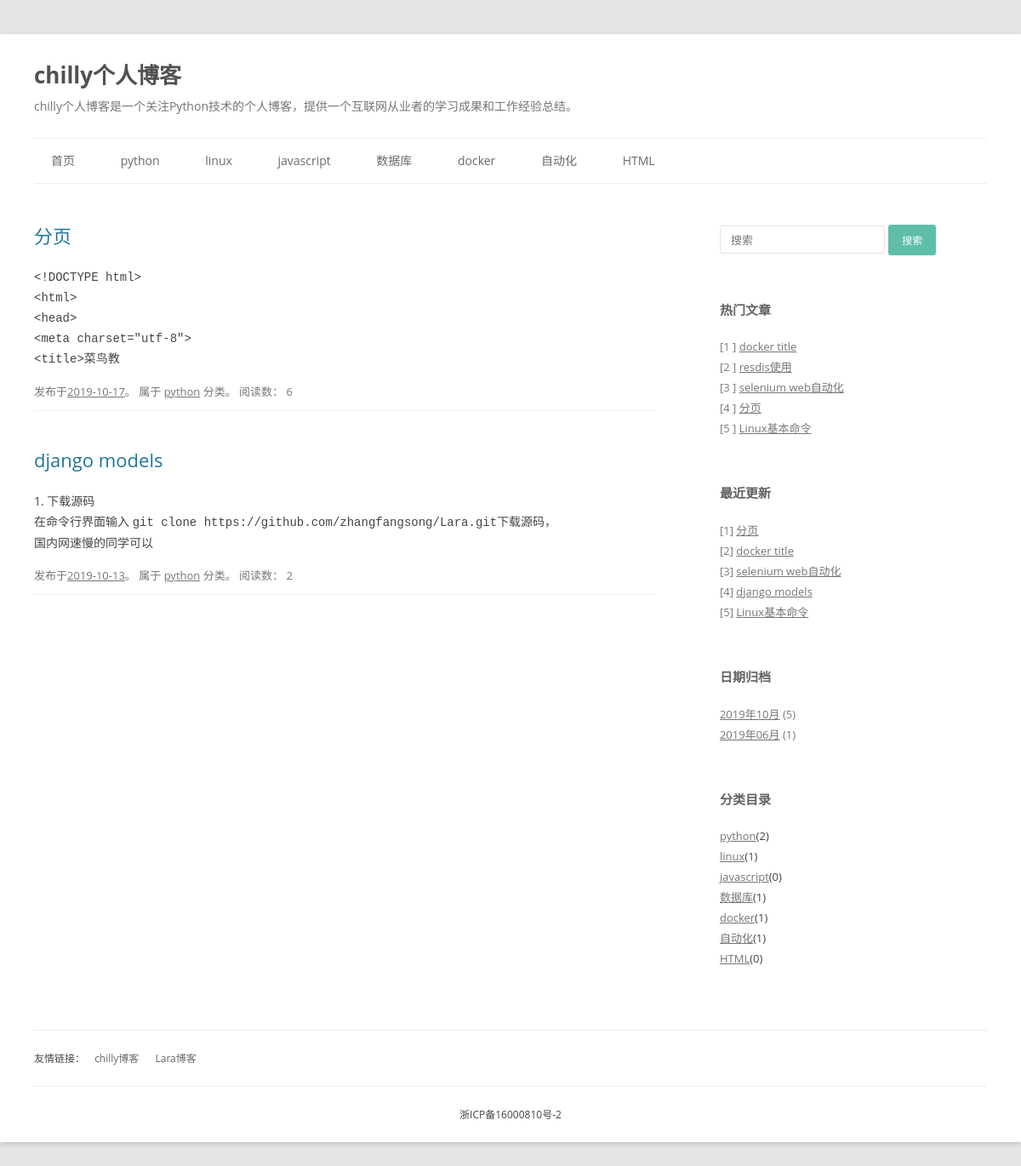
The page /blog/type/3 on the database as committed earlier.
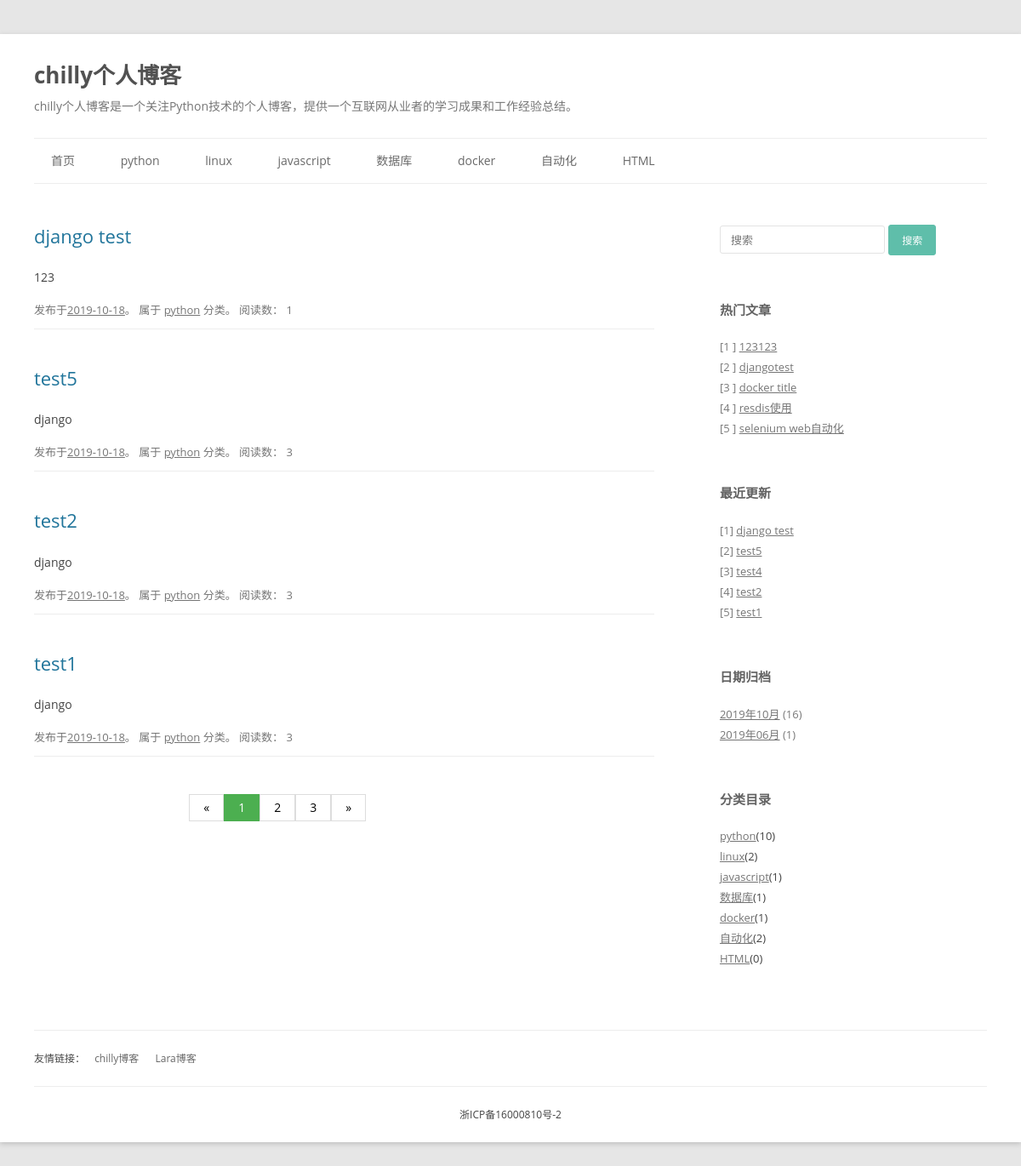
The same page on the database as committed later.
### blog/models.py (models this page shows, shortened)
class BlogType(models.Model):
    type_name = models.CharField(max_length = 32, verbose_name = '文章类型')
    class Meta:
        verbose_name = "博文类型"
        verbose_name_plural = "博文类型"
    def __str__(self):
        return self.type_name

class Blog(models.Model):
    title = models.CharField(max_length = 100, verbose_name = '文章标题')
    content = RichTextField(verbose_name = '内容')
    blog_type = models.ForeignKey(BlogType, on_delete = models.CASCADE, verbose_name = '文章类型')
    update_time = models.DateTimeField( verbose_name = '更新时间')
    read_count  = models.IntegerField(default = 0, verbose_name = '文章阅读数')
    class Meta:
        ordering = ('-update_time',)
        verbose_name = "博文"
        verbose_name_plural = "博文"

### blog/views.py (the view)
# urls.py: path('type/<int:type_id>', views.get_blog_by_type, name = "type" ),
def get_blog_by_type(request, type_id):
    context = {}
    blog_type =get_object_or_404(BlogType, id=type_id)
    blogs_with_type = blog_type.blog_set.all()
    paginator = Paginator(blogs_with_type, settings.INDEX_PAGE_BLOG_COUNT)
    page_num = request.GET.get('page', 1)  # 获取页码参数
    page_of_blogs = paginator.get_page(page_num)  # 按照时间排序分页后的博客
    current_page = page_of_blogs.number  # 当前页码
    print('current_page', current_page)
    page_range = list(range(max(current_page - 2, 1), current_page)) + \
                 list(range(current_page, min(current_page + 2, paginator.num_pages) + 1))
    if page_range[0] >= 3:
        page_range.insert(0, "...")
    if page_range[-1] <= page_of_blogs.paginator.num_pages - 2:
        page_range.append("...")
    if page_range[0] != 1:
        page_range.insert(0, 1)
    if page_range[-1] != page_of_blogs.paginator.num_pages:
        page_range.append(page_of_blogs.paginator.num_pages)
    context['page_of_blogs_with_type'] = page_of_blogs
    if cache.get("blog_types"):  # 如果博客类型在缓存中，就从缓存中取得类型
        blog_types = cache.get("blog_types")
        print("从缓存中加载博客类型")
    else:  # 操作DB取博客类型,并且添加缓存
        blog_types = BlogType.objects.all()
        cache.set("blog_types", blog_types, 1800)
        print("添加博客类型缓存")
    if cache.get("hot_blogs"):
        hot_blogs = cache.get("hot_blogs")
        print("从缓存中加载热门博客")
    else:
        hot_blogs = Blog.objects.all().order_by('-read_count', '-update_time')[:5]
        cache.set("hot_blogs", hot_blogs, 1800)
        print("添加热门博客缓存")
    if cache.get("latest_blogs"):
        latest_blogs = cache.get("latest_blogs")
        print("从缓存中加载最近博客")
    else:
        latest_blogs = Blog.objects.all().order_by('-update_time')[:5]
        cache.set("latest_blogs", latest_blogs, 1800)
        print("添加最近更新博客缓存")
    if cache.get("date_count_dict"):
        date_count_dict = cache.get("date_count_dict")
        print("从缓存中加载日期分类以及数量")
    else:
        date_count_dict = {}
        blog_dates = Blog.objects.dates('update_time', 'month', order='DESC')
        for blog_date in blog_dates:
            count = Blog.objects.filter(update_time__year=blog_date.year,
                                        update_time__month=blog_date.month).count()
            date_count_dict[blog_date] = count
        cache.set("date_count_dict", date_count_dict, 1800)
        print("添加最近更新日期分类以及数量")
    context['blog_types'] = blog_types
    context['hot_blogs'] = hot_blogs
    context['latest_blogs'] = latest_blogs
    context['date_count_dict'] = date_count_dict
    context['page_of_blogs'] = page_of_blogs
    context['page_range'] = page_range
    print(page_range)
    return render(request, 'blog/type.html', context)

### blog/templates/blog/type.html (shortened to what this page needs)
{% load static %}
<!DOCTYPE html>
<html lang="zh-CN">
{% include 'blog/header.html' %}
<body class="home blog custom-background custom-font-enabled single-author">
	<div id="page" class="hfeed site">
		<header id="masthead" class="site-header" role="banner">
			{% include 'blog/title.html' %}
			{% include 'blog/nav.html' %}
		</header>
		<div id="main" class="wrapper">
			<div id="primary" class="site-content">
				<div id="content" role="main">
					{% for blog in page_of_blogs_with_type %}
					<article>
						<header class="entry-header">
							<h1 class="entry-title">
								<a href="{% url 'detail' blog.id %}" title="{{blog.title}}" rel="bookmark">{{blog.title}}</a>
							</h1>
						</header>
						<div class="entry-content">{{blog.content | safe | truncatechars_html:100}}</div>
						<footer class="entry-meta">
							发布于<a href="#" title="{{ blog.update_time | date:"Y-m-d" }}" rel="bookmark"><time class="entry-date" datetime="{{ blog.update_time | date:"Y-m-d" }}">{{ blog.update_time | date:"Y-m-d" }}</time></a>。
							属于 <a href="#" title="查看 {{blog.blog_type}}中的全部文章" rel="category">{{blog.blog_type}}</a> 分类。
							阅读数： {{ blog.read_count }}
						</footer>
					</article>
					{% endfor %}
					{% if page_of_blogs_with_type and page_range|last != 1 %}
					<ul class="pagination">
						{% if page_of_blogs.has_previous %}
						    <li><a href="?page={{page_of_blogs.previous_page_number}}">«</a></li>
						{% else %}
                            <li><a href="javascript:void(0)">«</a></li>
						{% endif %}
						{% for page in page_range %}
							{% if page == page_of_blogs.number%}
								<li><a class="active" href="#">{{page}}</a></li>
							{% else %}
								{% if page == '...' %}
							    	<li ><a href="javascript:void(0)">{{page}}</a></li>
								{% else %}
                                    <li ><a href="?page={{page}}">{{page}}</a></li>
								{% endif %}
							{% endif %}
						{% endfor %}
						{% if page_of_blogs.has_next %}
						    <li><a href="?page={{page_of_blogs.next_page_number}}">»</a></li>
						{% else %}
                            <li><a href="javascript:void(0)">»</a></li>
						{% endif %}
					</ul>
					{% endif %}
				</div>
			</div>
			{% include 'blog/aside.html' %}
		</div>
		{% include 'blog/footer.html' %}
	</div>
</body>
</html>

### blog/templates/blog/nav.html (shortened to what this page needs)
<nav id="site-navigation" class="main-navigation" role="navigation">
			<ul class="nav-menu">
				<li><a href="/">首页</a></li>
				{% for type in blog_types|slice:":8"%}
					<li>
						<a href="{% url 'type' type.id %}">{{ type.type_name }}</a>
					</li>
				{% endfor %}
            </ul>
		</nav>

### blog/templates/blog/aside.html (shortened to what this page needs)
<div id="secondary" class="widget-area" role="complementary">
            <aside id="search-2" class="widget widget_search">
				<form role="search" id="searchform" action="" method="post">
					<div>
						<input placeholder="搜索" type="text" name="q" id="s">
						<input type="submit" class="btn btn-default" id="searchsubmit" value="搜索">
					</div>
				</form>
			</aside>
			<aside id="recent-posts-2" class="widget widget_recent_entries">
				<h3 class="widget-title">热门文章</h3>
				<ul>
					{% for blog in hot_blogs %}
					<li><font style="color:#7a7a7a;">[{{ forloop.counter }} ]</font>&nbsp;<a href="{% url 'detail' blog.id %}" title="{{ blog.title }}">{{ blog.title }}</a></li>
					{% endfor %}
				</ul>
			</aside>
			<aside class="widget widget_recent_entries">
				<h3 class="widget-title">最近更新</h3>
				<ul>
					{% for blog in latest_blogs %}
					<li><font style="color:#7a7a7a;">[{{ forloop.counter }}]</font>&nbsp;<a href="{% url 'detail' blog.id %}" title="{{ blog.title }}">{{ blog.title }}</a></li>
					{% endfor %}
				</ul>
			</aside>
			<aside id="archives-2" class="widget widget_archive">
				<h3 class="widget-title">日期归档</h3>
				<ul>
                    {% for blog_date,count in date_count_dict.items  %}
                    <li><a href="{% url 'date' blog_date.year blog_date.month%}" title="{{ blog_date }}">{{ blog_date | date:"Y年m月"  }}</a>&nbsp;<font style="color:#7a7a7a;">({{count}})</font></li>
                    {% endfor %}
                </ul>
			</aside>
			<aside id="categories-2" class="widget widget_categories">
				<h3 class="widget-title">分类目录</h3>
				<ul>
					{% for type in blog_types %}
						<li class="cat-item cat-item-2"><a href="{% url 'type' type.id %}" title="{{ type.type_name }}">{{ type.type_name }}</a>({{type.blog_set.count}})</li>
					{% endfor %}
				</ul>
			</aside>
</div>

Rows that differ between the two databases and show on the page:
no longer on this page (row unchanged): Blog: title "分页", content "<!DOCTYPE html> <html> <head> <meta charset=\"utf-8\"> <title>菜鸟教", update_time "2019-10-17", blog_type "python", read_count "6"
no longer on this page (row unchanged): Blog: title "django models", content "1. 下载源码 在命令行界面输入 git clone https://github.com/zhangfangsong/Lara.git 下载源码， 国内网速慢的同学可以", update_time "2019-10-13", blog_type "python", read_count "2"
no longer on this page (row unchanged): Blog: title "Linux基本命令"
no longer on one of the page's lists (row unchanged): Blog: title "docker title"
no longer on one of the page's lists (row unchanged): Blog: title "selenium web自动化"
computed for BlogType "python": blog_set.count "2" → "10"
computed for BlogType "linux": blog_set.count "1" → "2"
computed for BlogType "javascript": blog_set.count "0" → "1"
computed for BlogType "自动化": blog_set.count "1" → "2"
added Blog: title "django test", content "123", update_time "2019-10-18", blog_type "python", read_count "1"
added Blog: title "test5", content "django", update_time "2019-10-18", blog_type "python", read_count "3"
added Blog: title "test2", content "django", update_time "2019-10-18", blog_type "python", read_count "3"
added Blog: title "test1", content "django", update_time "2019-10-18", blog_type "python", read_count "3"
added Blog: title "123123", shown under "热门文章"
added Blog: title "djangotest", shown under "热门文章"
added Blog: title "test4", shown under "最近更新"
Other text that changed with them:
new list line: "1"
new list line: "2"
new list line: "3"
new list line: "2019年10月 ( 16 )"
list line gone: "2019年10月 ( 5 )"
